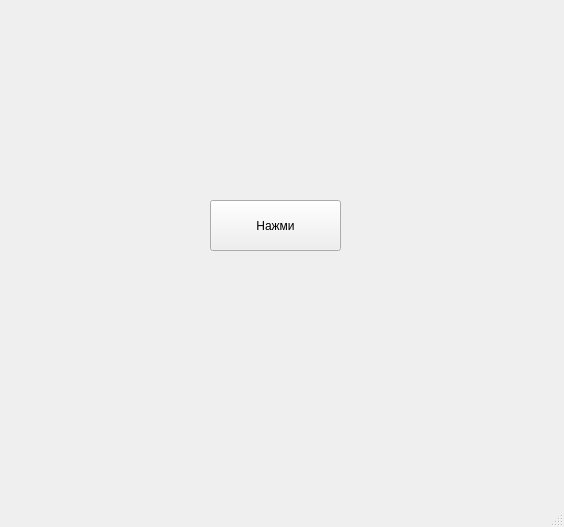
<?xml version="1.0" encoding="UTF-8"?>
<ui version="4.0">
 <class>MainWindow</class>
 <widget class="QMainWindow" name="MainWindow">
  <property name="geometry">
   <rect>
    <x>0</x>
    <y>0</y>
    <width>564</width>
    <height>527</height>
   </rect>
  </property>
  <property name="windowTitle">
   <string>MainWindow</string>
  </property>
  <widget class="QWidget" name="centralwidget">
   <widget class="QPushButton" name="pushButton">
    <property name="geometry">
     <rect>
      <x>210</x>
      <y>200</y>
      <width>131</width>
      <height>51</height>
     </rect>
    </property>
    <property name="text">
     <string>Нажми</string>
    </property>
   </widget>
  </widget>
  <widget class="QMenuBar" name="menubar">
   <property name="geometry">
    <rect>
     <x>0</x>
     <y>0</y>
     <width>564</width>
     <height>26</height>
    </rect>
   </property>
  </widget>
  <widget class="QStatusBar" name="statusbar"/>
 </widget>
 <resources/>
 <connections/>
</ui>
